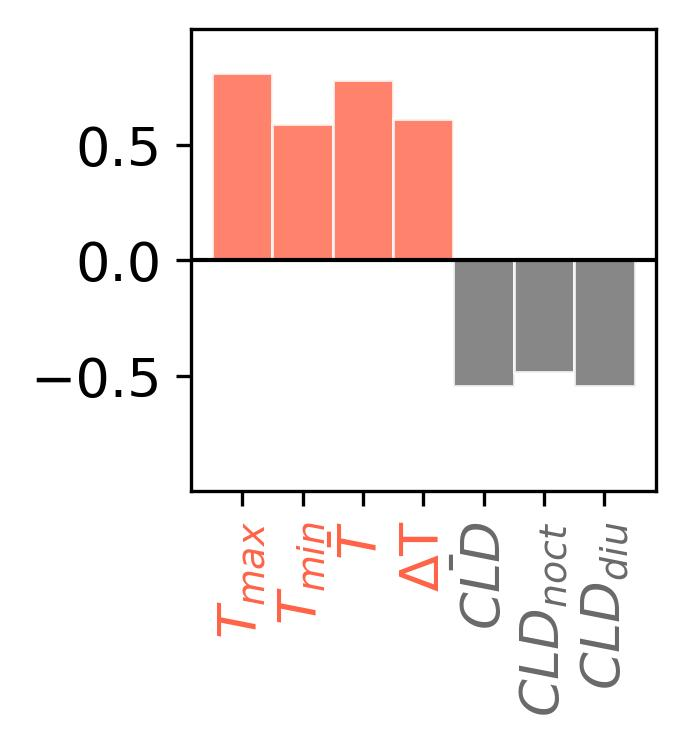

This figure's Python source:
import numpy as N
import matplotlib.pyplot as plt
from datetime import datetime
import pandas as pd
import seaborn as sns
from scipy.stats import spearmanr
from matplotlib.ticker import MultipleLocator

df = pd.read_csv('/home/emi/Documents/MAESTRIA/14-Metodología/DemandaElec/DATOS/prueba_v.txt', header=None, delimiter=',', na_values='-99')
df.index = pd.date_range(start="2021-01-01 00:00:00", end="2023-12-31  23:00:00",freq="H")
# ~ printE(df)
### JULIO
df_7 = df[df.index.month == 12]
df_7 = df_7.loc[(df_7[2] == 1) | (df_7[2] == 2) | (df_7[2] == 3) | (df_7[2] == 4) | (df_7[2] == 5)]
tem_7 = round(0.81*df_7[7] + 0.1*df_7[8] + 0.09*df_7[9],0)
cld_7 = round(0.81*df_7[4] + 0.1*df_7[5] + 0.09*df_7[6],0)
dem_7 = df_7[3]
############ punta
dem_7_max = dem_7.resample('D').max()
dem_7_min = dem_7.resample('D').min()
punta = dem_7_max - dem_7_min
############ Tmax
tem_7_max = tem_7.resample('D').max()
############ Tmin
tem_7_min = tem_7.resample('D').min()
############ Tmed
tem_7_med = tem_7.resample('D').mean()
############ deltaT
deltaT_7 = tem_7_max-tem_7_min 
############ nubosidad
cld_7_med = cld_7.resample('D').mean()
############ nubosidad noct
noct_7 = cld_7[cld_7.index.hour.isin([1,2,3,4,5,6,7,20,21,22,23,24])]
cld_7_noc = noct_7.resample('D').mean()
############ nubosidad diur
diu_7 = cld_7[cld_7.index.hour.isin([8,9,10,11,12,13,14,15,16,17,18,19])]
cld_7_diu = diu_7.resample('D').mean()


X = [1,2,3,4,5,6,7]
colors = ["tomato","tomato","tomato","tomato","dimgrey","dimgrey","dimgrey"]
# ~ corr_7 = [N.corrcoef(punta,tem_7_min)[0, 1],N.corrcoef(punta,tem_7_max)[0, 1],N.corrcoef(punta,tem_7_med)[0, 1],N.corrcoef(punta,deltaT)[0, 1],N.corrcoef(punta,cld_7_med)[0, 1],N.corrcoef(punta,cld_7_noc)[0, 1],N.corrcoef(punta,cld_7_diu)[0, 1]]
corr_7 = [punta.corr(tem_7_max),punta.corr(tem_7_min),punta.corr(tem_7_med),punta.corr(deltaT_7),punta.corr(cld_7_med),punta.corr(cld_7_noc),punta.corr(cld_7_diu)]
fig, ax = plt.subplots(1, 1,figsize=(2,2), sharex=True, sharey=True)
print(corr_7)
ax.bar(X, corr_7, width=1, edgecolor="white", linewidth=0.7 , alpha = 0.8, color=colors)
ax.tick_params(axis='y', labelsize=13)
ax.tick_params(axis='x', labelsize=13, labelrotation = 90)

ax.set_ylim(-1,1)
ax.set_yticks([-0.5, 0, 0.5]) 
# ~ ax.xaxis.set_tick_params(labelsize=0, color='white')
# ~ ax1.text(0.5, 0.5, 'abril', fontsize=15)
ax.axhline(linewidth=1, color='black')
ax.set_xticks([1,2,3,4,5,6,7], [r'$T_{max}$',r'$T_{min}$',r'$\bar{T}$','\u0394T',r'$\bar{CLD}$',r'$CLD_{noct}$',r'$CLD_{diu}$'])
for label, color in zip(ax.get_xticklabels(), colors):
    label.set_color(color)
plt.savefig('punta.jpg', dpi=300, bbox_inches="tight")
